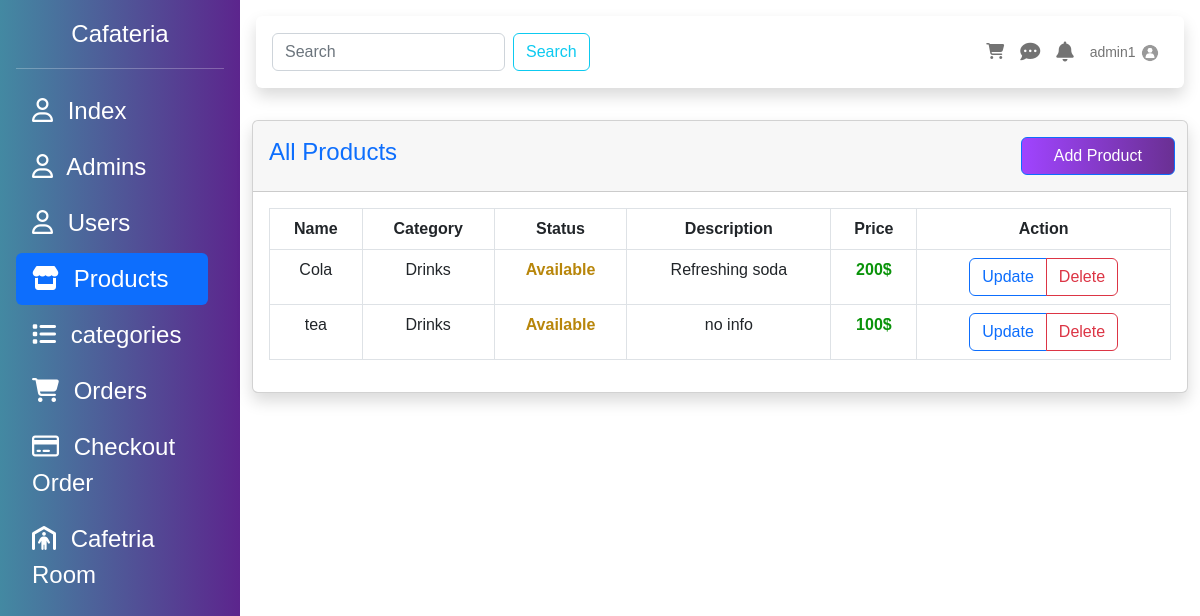
The page /products.php (signed in) on the database as committed earlier.
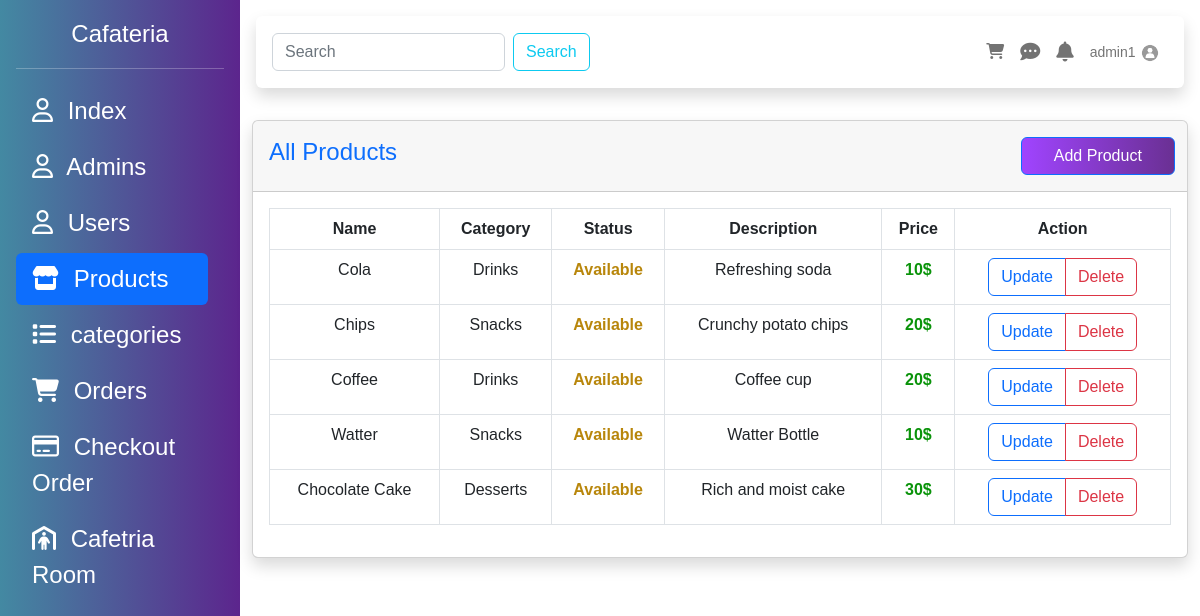
The same page on the database as committed later.
### tables this page shows
CREATE TABLE `products` (
  `id` int(10) UNSIGNED NOT NULL,
  `name` varchar(255) NOT NULL,
  `description` text DEFAULT NULL,
  `price` float NOT NULL,
  `picture` varchar(255) NOT NULL,
  `category_id` int(10) UNSIGNED NOT NULL,
  `status` enum('Available','Not Available') DEFAULT 'Available',
  `created_at` timestamp NOT NULL DEFAULT current_timestamp()
);

CREATE TABLE `categories` (
  `id` int(10) UNSIGNED NOT NULL,
  `category_name` varchar(255) NOT NULL,
  `category_description` text DEFAULT NULL,
  `created_at` timestamp NOT NULL DEFAULT current_timestamp()
);

### DataBase/connect.php (called while the page is built, shortened)
<?php
class Database{
    static protected $connection = false ;
    private static $server = 'localhost';
    private static $root = "root";
    private static $pass = "";
    private static $Db = "cafeteria";
    public static function connect(){
        if(!self::$connection){
            try {
                self::$connection = new PDO("mysql:host=".self::$server.";dbname=".self::$Db."", self::$root, self::$pass);
            } catch (PDOException $e) {
                die("PDO CONNECTION ERROR: " . $e->getMessage() . "<br/>");
            }
        }
        return self::$connection;
    }
}
?>

### DataBase/DBCLass.php (called while the page is built, shortened)
<?php
require "connect.php";
class Table extends Database{
    public $TbName;
    public function __construct($tableName){
        $this->TbName = $tableName;
    }
    public function Select(array $columns, $condition=1){
        $statement = "SELECT " . implode(",", $columns) . " FROM {$this->TbName} WHERE $condition";
        try {
            $selected = parent::connect()->query($statement);
            return $selected;
        } catch (PDOException $e){
            throw new Exception("PDO Error: " . $e->getMessage());
        }
    }
    public function SelectInnerJoinTable($tableName,array $firstTableColumns,array $secondTableColumns,$condition, $condition2 = 1){
        $firstRequiredColumns=array();
        $secondRequiredColumns=array();
        foreach ($firstTableColumns as $col){
            $firstRequiredColumns[]="$tableName"."."."$col";
        }
        foreach ($secondTableColumns as $col){
            $secondRequiredColumns[]="$this->TbName"."."."$col";
        }
        $statement="SELECT ".implode(",",$firstRequiredColumns).",".implode(",",$secondRequiredColumns)." FROM $this->TbName inner join $tableName on $condition where $condition2";
        try {
            $selected=parent::connect()->query($statement);
            return $selected;
        }catch (PDOException $e){
            throw new Exception("PDO Error: ". $e->getMessage() );
        }
    }
}
?>

### products/listProducts.php (the view, shortened to what this page needs)
<div class="container-fluid">
    <div class="card shadow mb-4">
        <div class="card-header py-3">
            <div class="row justify-content-between align-items-center">
                <h4 class="col text-primary">All Products</h4>
                <a href="?add=Room" class="col-2 me-2 btn btn-primary">Add Product</a>
            </div>
        </div>
        <div class="card-body">
            <div class="table-responsive">
                <table class="table table-bordered table-hover table-responsive">
                    <thead>
                    <tr>
                        <th scope="col" class="text-center">Name</th>
                        <th scope="col" class="text-center">Category</th>
                        <th scope="col" class="text-center">Status</th>
                        <th scope="col" class="text-center">Description</th>
                        <th scope="col" class="text-center">Price</th>
                        <th scope="col" class="text-center">Action</th>
                    </tr>
                    </thead>
                    <tbody>
                    <?php
                    while ($row = $selected->fetch(PDO::FETCH_ASSOC)) {
                        $statusColor = ($row['status'] == "Available") ? "darkgoldenrod" : "red";
                        echo "<tr>";
                        echo "<td scope='col' class='text-center'>{$row['name']}</td>";
                        echo "<td scope='col' class='text-center'>{$row['category_name']}</td>";
                        echo "<td scope='col' class='text-center' style='color:$statusColor; font-weight: bold'>{$row['status']}</td>";
                        echo "<td scope='col' class='text-center'>{$row['description']}</td>";
                        echo "<td scope='col' class='text-center' style='color: #0a930a; font-weight: bold'>{$row['price']}$</td>";
                        echo "<td scope='col' class='text-center'>
                            <div class='btn-group' role='group'>
                                <a href='products.php?edit={$row['id']}' class='btn btn-outline-primary'>Update</a>
                                <a href='products/delete.php?id={$row['id']}' class='btn btn-outline-danger'>Delete</a>
                            </div>
                    </td>";
                        echo "</tr>";
                    }
                    ?>
                    </tbody>
                </table>
            </div>
        </div>
    </div>
</div>

Rows that differ between the two databases and show on the page:
removed products: name "tea", category.category_name "Drinks", status "Available", description "no info", price "100"
changed products "Cola": price "200" → "10"
added products: name "Chips", category.category_name "Snacks", status "Available", description "Crunchy potato chips", price "20"
added products: name "Coffee", category.category_name "Drinks", status "Available", description "Coffee cup", price "20"
added products: name "Watter", category.category_name "Snacks", status "Available", description "Watter Bottle", price "10"
added products: name "Chocolate Cake", category.category_name "Desserts", status "Available", description "Rich and moist cake", price "30"
